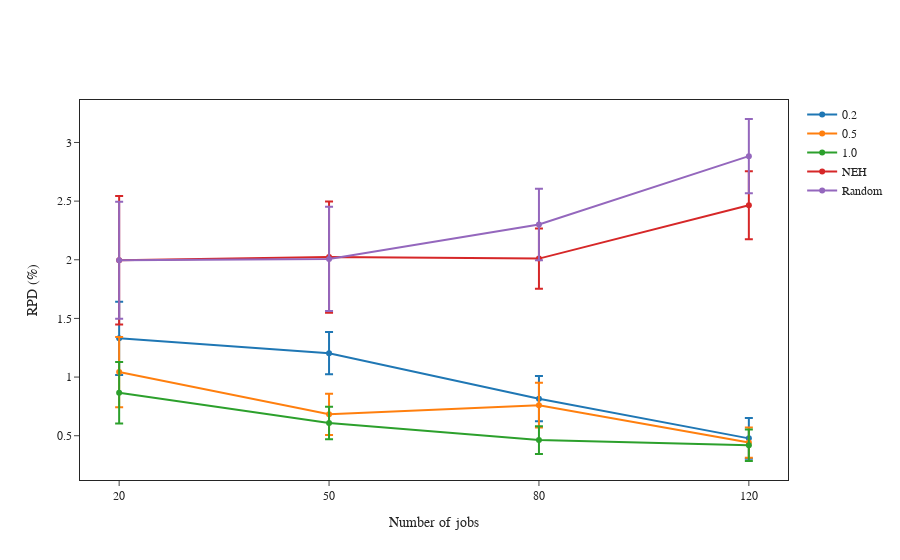

Here is the notebook cell this chart was saved with:
### Markdown cell above
### Initialisation

### Code cell
fig = plot_line_diagram(
    "../solutions/initialisation", 
    ["construction"], 
    "Number of jobs", 
    "RPD (%)", 
    "2_initialisation"    
)

fig.show()

### Figure 1 — Plotly figure (JSON) as saved in the notebook; plotly's stock layout.template omitted (floating-point values rounded to 4 significant figures)
{"data": [{"error_y": {"array": [0.3118, 0.1799, 0.1924, 0.1738], "type": "data", "visible": true}, "name": "0.2", "type": "scatter", "x": [20, 50, 80, 120], "y": [1.33, 1.204, 0.8157, 0.4774]}, {"error_y": {"array": [0.2993, 0.1759, 0.1908, 0.1293], "type": "data", "visible": true}, "name": "0.5", "type": "scatter", "x": [20, 50, 80, 120], "y": [1.042, 0.6829, 0.7599, 0.4415]}, {"error_y": {"array": [0.2622, 0.1379, 0.1185, 0.1341], "type": "data", "visible": true}, "name": "1.0", "type": "scatter", "x": [20, 50, 80, 120], "y": [0.8661, 0.6081, 0.4626, 0.4186]}, {"error_y": {"array": [0.5475, 0.4744, 0.2573, 0.29], "type": "data", "visible": true}, "name": "NEH", "type": "scatter", "x": [20, 50, 80, 120], "y": [1.996, 2.023, 2.01, 2.465]}, {"error_y": {"array": [0.498, 0.4437, 0.3047, 0.3166], "type": "data", "visible": true}, "name": "Random", "type": "scatter", "x": [20, 50, 80, 120], "y": [1.996, 2.008, 2.301, 2.883]}], "layout": {"font": {"family": "Times New Roman"}, "xaxis": {"mirror": true, "title": {"text": "Number of jobs"}, "type": "category"}, "yaxis": {"mirror": true, "title": {"text": "RPD (%)"}}}}
